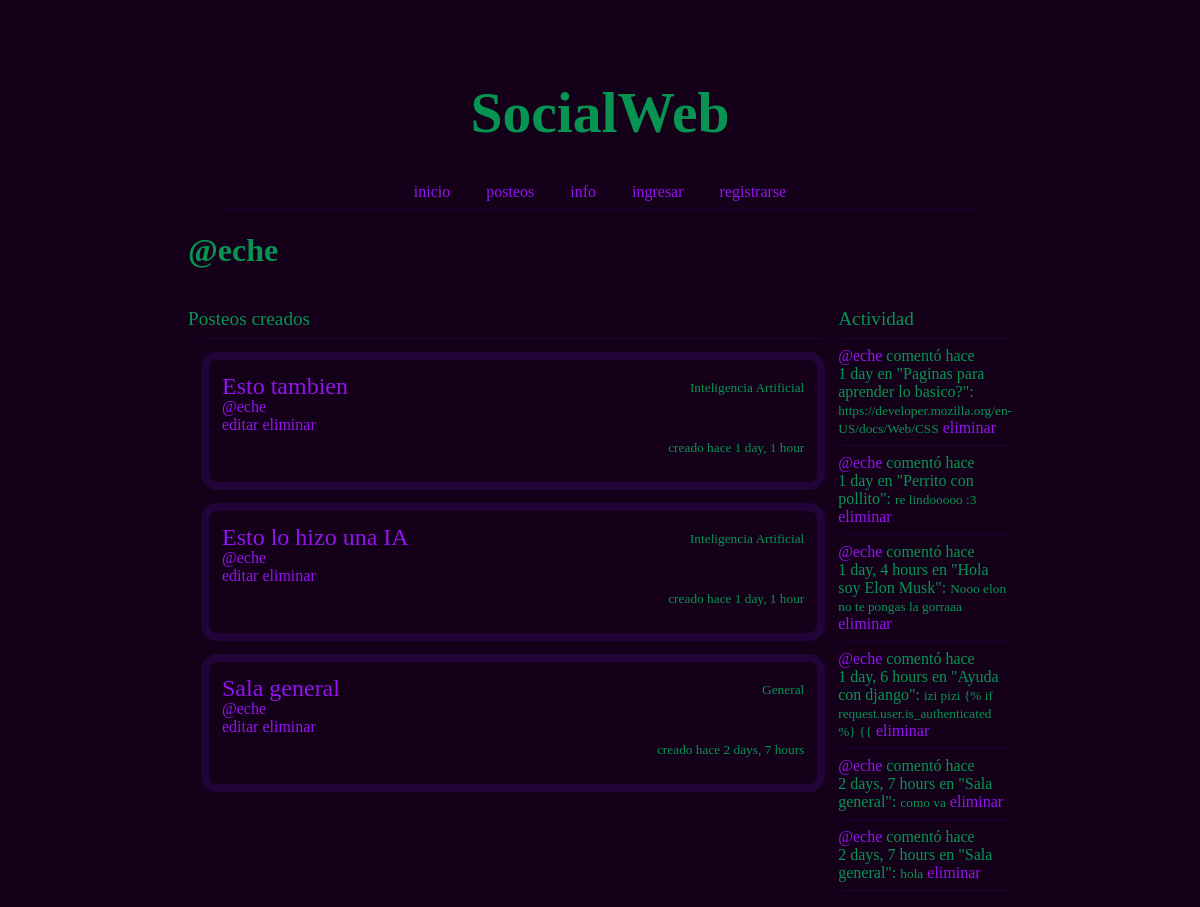
Page /profile/1/ on the earlier database version.
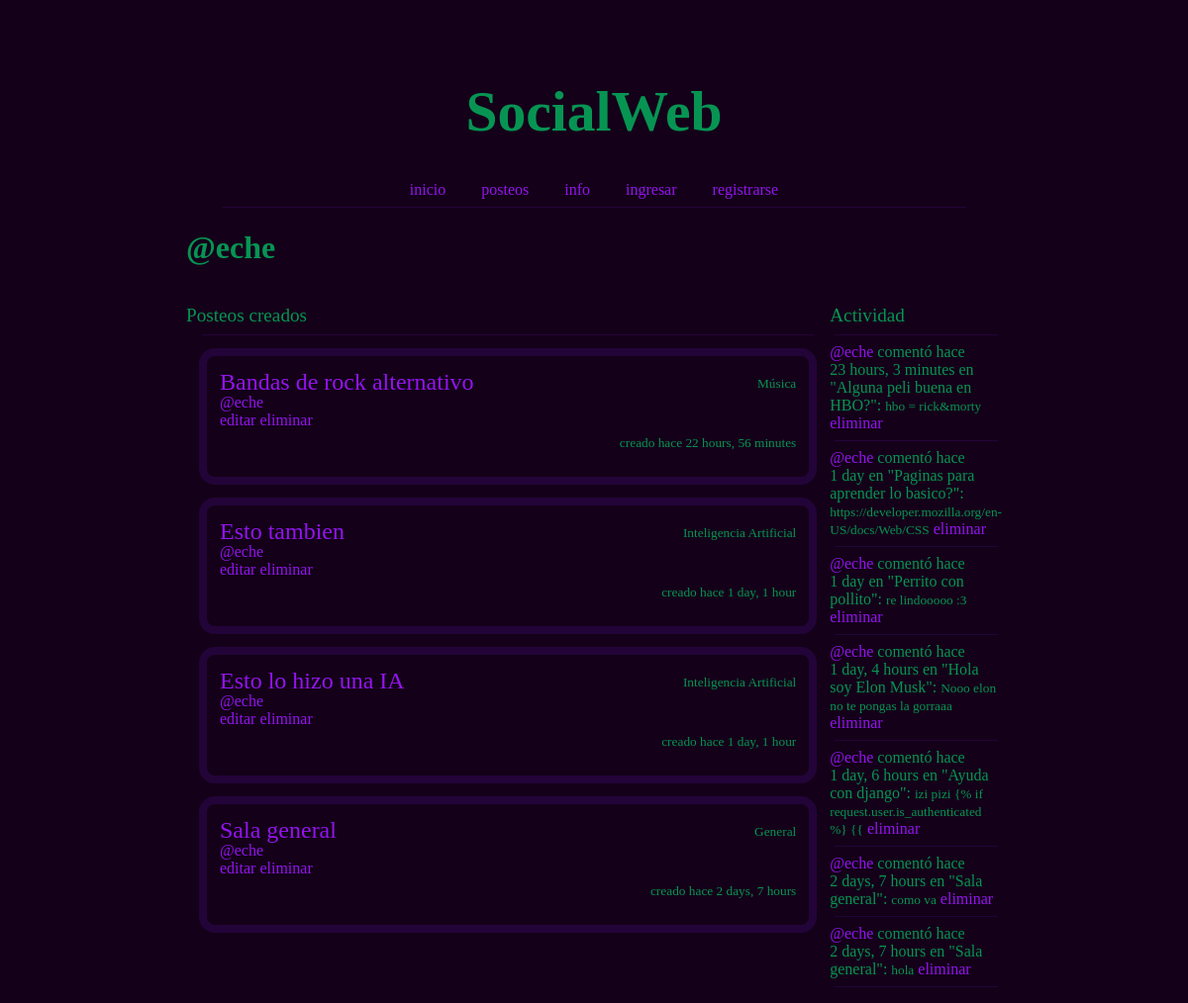
Same page on the later database version.
### core/models.py (models this page shows, shortened)
class Room(models.Model):
    host = models.ForeignKey(User, on_delete=models.SET_NULL, null=True)
    topic = models.ForeignKey(Topic, on_delete=models.SET_NULL, null=True)
    name = models.CharField(max_length=100)
    image = models.ImageField(upload_to='images/', null=True, blank=True)
    description = models.TextField(null=True, blank=True)
    participants = models.ManyToManyField(User, related_name="participants", blank=True)
    updated = models.DateTimeField(auto_now=True)
    created = models.DateTimeField(auto_now_add=True)
    class Meta:
        ordering = ["-updated", "-created"]
    def __str__(self):
        return str(self.name)

class Topic(models.Model):
    name = models.CharField(max_length=200)

class Message(models.Model):
    user = models.ForeignKey(User, on_delete=models.CASCADE)
    room = models.ForeignKey(Room, on_delete=models.CASCADE)
    body = models.TextField()
    updated = models.DateTimeField(auto_now=True)
    created = models.DateTimeField(auto_now_add=True)
    class Meta:
        ordering = ["-updated", "-created"]
    def __str__(self):
        return str(self.body[0:50])

### core/views.py (the view)
# urls.py: path("profile/<str:pk>/", views.user_profile, name="user-profile"),
def user_profile(request, pk):
    user = User.objects.get(id=pk)
    rooms = user.room_set.all()
    room_messages = user.message_set.all()
    topics = Topic.objects.all()
    context = {"user": user, "rooms": rooms, "room_messages": room_messages, "topics": topics}
    return render(request, "core/profile.html", context)

### templates/core/profile.html
{% extends 'core/main.html' %}
{% block content %}
<h1>@{{user.username}}</h1>
<div class="profile-container">
    <div>
        <br>
        <big>Posteos creados</big>
        <br>
        <hr>
        {% include "core/feed_component.html" %}
    </div>
    <div>
        {% include "core/activity_component.html" %}
    </div>
</div>
{% endblock content %}

### templates/core/feed_component.html
<div>
    {% for room in rooms %}
        <div class="room">
            <big class="room-title"><a href="{% url 'room' room.id %}">{{room.name}}</a></big>
            <small class="topic">{{room.topic.name}}</small>
            <br>
            {% if room.host.id %}
            <a href="{% url 'user-profile' room.host.id  %}">@{{room.host.username}}</a>
            {% endif %}
            <br>
            <small class="creation-date">creado hace {{room.created|timesince}}</small>
            {% if request.user == room.host or user.is_staff %}
            <a href="{% url 'update-room' room.id %}">editar</a>
            <a href="{% url 'delete-room' room.id %}">eliminar</a>
            {% endif %}
            <br>
        </div>
    {% endfor %}
</div>

### templates/core/activity_component.html
<br>
<big>Actividad</big>
<hr>
{% for message in room_messages|slice:":10" %}
    <div>
        <a href="{% url 'user-profile' message.user.id %}">@{{message.user}}</a> comentó hace {{message.created|timesince}} en "{{message.room}}":</small>
        <small>{{message}}</small>
        {% if request.user == message.user or user.is_staff %}
        <a href="{% url 'delete-message' message.id %}">eliminar</a>
        {% endif %}
        <hr>
    </div>
{% endfor %}

Differences in the rows shown:
added Room: name "Bandas de rock alternativo", topic.name "Música", host.username "eche", created "22 hours, 56 minutes", shows "editar"
added Message: user "eche", created "23 hours, 3 minutes", room "Alguna peli buena en HBO?", body "hbo = rick&morty", shows "eliminar"
